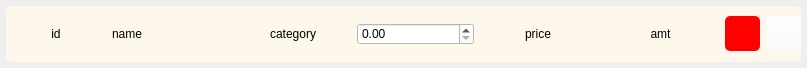
<?xml version="1.0" encoding="UTF-8"?>
<ui version="4.0">
 <class>displayWidget</class>
 <widget class="QWidget" name="displayWidget">
  <property name="geometry">
   <rect>
    <x>0</x>
    <y>0</y>
    <width>807</width>
    <height>68</height>
   </rect>
  </property>
  <property name="windowTitle">
   <string>Form</string>
  </property>
  <property name="styleSheet">
   <string notr="true"/>
  </property>
  <layout class="QVBoxLayout" name="verticalLayout">
   <property name="spacing">
    <number>6</number>
   </property>
   <property name="leftMargin">
    <number>6</number>
   </property>
   <property name="topMargin">
    <number>6</number>
   </property>
   <property name="rightMargin">
    <number>6</number>
   </property>
   <property name="bottomMargin">
    <number>6</number>
   </property>
   <item>
    <widget class="QWidget" name="widget" native="true">
     <property name="styleSheet">
      <string notr="true">#widget,#lblCategory,#lblId, #lblName, #lblPrice, #lblamt
{
	background-color: #fef8ec;
	border-radius:5px;
}</string>
     </property>
     <layout class="QHBoxLayout" name="horizontalLayout">
      <property name="spacing">
       <number>6</number>
      </property>
      <property name="leftMargin">
       <number>0</number>
      </property>
      <property name="topMargin">
       <number>0</number>
      </property>
      <property name="rightMargin">
       <number>0</number>
      </property>
      <property name="bottomMargin">
       <number>0</number>
      </property>
      <item>
       <widget class="QLabel" name="lblId">
        <property name="maximumSize">
         <size>
          <width>100</width>
          <height>16777215</height>
         </size>
        </property>
        <property name="frameShape">
         <enum>QFrame::NoFrame</enum>
        </property>
        <property name="text">
         <string>id</string>
        </property>
        <property name="alignment">
         <set>Qt::AlignCenter</set>
        </property>
       </widget>
      </item>
      <item>
       <widget class="QLabel" name="lblName">
        <property name="frameShape">
         <enum>QFrame::NoFrame</enum>
        </property>
        <property name="text">
         <string>name</string>
        </property>
        <property name="alignment">
         <set>Qt::AlignLeading|Qt::AlignLeft|Qt::AlignVCenter</set>
        </property>
       </widget>
      </item>
      <item>
       <widget class="QLabel" name="lblCategory">
        <property name="maximumSize">
         <size>
          <width>250</width>
          <height>16777215</height>
         </size>
        </property>
        <property name="frameShape">
         <enum>QFrame::NoFrame</enum>
        </property>
        <property name="text">
         <string>category</string>
        </property>
        <property name="alignment">
         <set>Qt::AlignCenter</set>
        </property>
       </widget>
      </item>
      <item>
       <widget class="QDoubleSpinBox" name="doubleSpinBox">
        <property name="maximumSize">
         <size>
          <width>150</width>
          <height>16777215</height>
         </size>
        </property>
        <property name="styleSheet">
         <string notr="true">background-color: rgb(255, 255, 255);</string>
        </property>
        <property name="maximum">
         <double>999999.000000000000000</double>
        </property>
       </widget>
      </item>
      <item>
       <widget class="QLabel" name="lblPrice">
        <property name="maximumSize">
         <size>
          <width>200</width>
          <height>16777215</height>
         </size>
        </property>
        <property name="frameShape">
         <enum>QFrame::NoFrame</enum>
        </property>
        <property name="text">
         <string>price</string>
        </property>
        <property name="alignment">
         <set>Qt::AlignCenter</set>
        </property>
       </widget>
      </item>
      <item>
       <widget class="QLabel" name="lblamt">
        <property name="maximumSize">
         <size>
          <width>200</width>
          <height>16777215</height>
         </size>
        </property>
        <property name="frameShape">
         <enum>QFrame::NoFrame</enum>
        </property>
        <property name="text">
         <string>amt</string>
        </property>
        <property name="alignment">
         <set>Qt::AlignCenter</set>
        </property>
       </widget>
      </item>
      <item>
       <widget class="QPushButton" name="btnDelete">
        <property name="minimumSize">
         <size>
          <width>35</width>
          <height>35</height>
         </size>
        </property>
        <property name="maximumSize">
         <size>
          <width>35</width>
          <height>35</height>
         </size>
        </property>
        <property name="styleSheet">
         <string notr="true">
	background-color: rgb(255, 0, 0);
	border-radius:5px;
</string>
        </property>
        <property name="text">
         <string/>
        </property>
       </widget>
      </item>
      <item>
       <widget class="QPushButton" name="btnMargin">
        <property name="minimumSize">
         <size>
          <width>35</width>
          <height>35</height>
         </size>
        </property>
        <property name="maximumSize">
         <size>
          <width>35</width>
          <height>35</height>
         </size>
        </property>
        <property name="styleSheet">
         <string notr="true">background-color: rgba(255, 255, 255,0);</string>
        </property>
        <property name="text">
         <string/>
        </property>
       </widget>
      </item>
     </layout>
    </widget>
   </item>
  </layout>
 </widget>
 <resources/>
 <connections/>
</ui>
